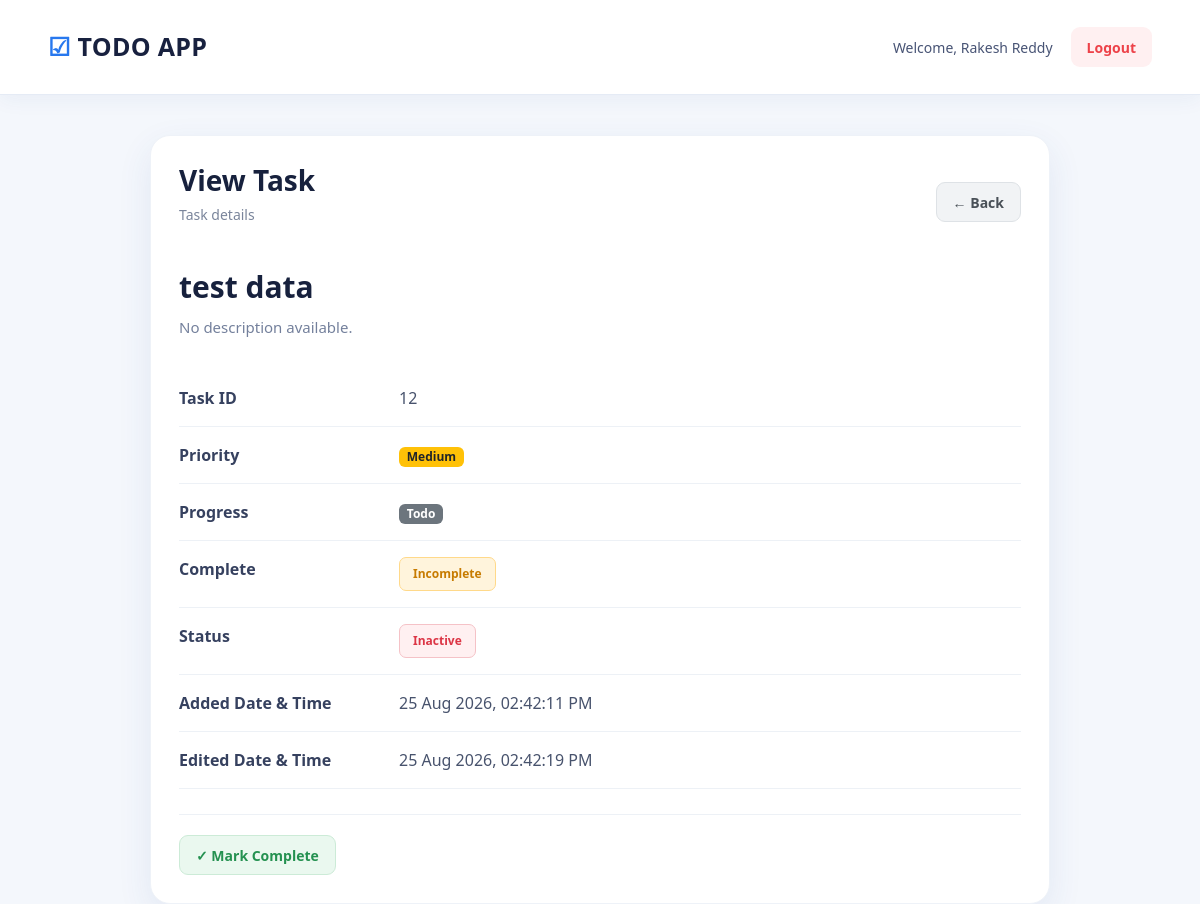
/task/view.php?id=12 (signed in), run on the app's committed database.
### tables this page shows
CREATE TABLE `tasks` (
  `id` int(11) NOT NULL,
  `Task` varchar(255) NOT NULL,
  `Description` text DEFAULT NULL,
  `status` tinyint(4) NOT NULL DEFAULT 1,
  `is_completed` tinyint(1) NOT NULL DEFAULT 0,
  `priority` enum('High','Medium','Low') NOT NULL DEFAULT 'Medium',
  `progress` enum('Todo','In Progress','Review','Done') NOT NULL DEFAULT 'Todo',
  `addedDate` timestamp NOT NULL DEFAULT current_timestamp(),
  `editedDate` timestamp NOT NULL DEFAULT current_timestamp() ON UPDATE current_timestamp()
);

### task/view.php (the view, shortened to what this page needs)
<?php
require_once __DIR__ . "/../config/database.php";
$id = (int)($_GET["id"] ?? 0);
$sql = "
    SELECT
        id,
        task,
        description,
        status,
        priority,
        progress,
        is_completed,
        addedDate,
        editedDate
    FROM tasks
    WHERE id = ?
    LIMIT 1
";
$stmt = mysqli_prepare($conn, $sql);
mysqli_stmt_bind_param($stmt, "i", $id);
if (!mysqli_stmt_execute($stmt)) {
    die(
        "Database Error: " .
        htmlspecialchars(mysqli_stmt_error($stmt))
    );
}
$result = mysqli_stmt_get_result($stmt);
$task = mysqli_fetch_assoc($result);
function getPriorityClass($priority)
{
    switch ($priority) {
        case "Medium":
            return "bg-warning text-dark";
    }
}
function getProgressClass($progress)
{
    switch ($progress) {
        case "Todo":
            return "bg-secondary";
    }
}
?>
<!DOCTYPE html>
<html lang="en">
<head>
    <link
        href="https://cdn.jsdelivr.net/npm/bootstrap@5.3.3/dist/css/bootstrap.min.css"
        rel="stylesheet"
    >
    <link
        rel="stylesheet"
        href="../assets/style.css"
    >
</head>
<body>
<nav class="navbar">
    <div class="nav-container">
        <div class="logo">
            ☑ TODO APP
        </div>
        <div class="user-section">
            <span>
                Welcome,
                <?php
                echo htmlspecialchars(
                    $_SESSION["user_name"] ?? ""
                );
                ?>
            </span>
            <a
                href="../auth/logout.php"
                class="btn btn-delete"
            >
                Logout
            </a>
        </div>
    </div>
</nav>
<main class="container">
    <div class="card view-card">
        <div class="header-section">
            <div>
                <h1 class="title">
                    View Task
                </h1>
                <p>
                    Task details
                </p>
            </div>
            <a
                href="index.php"
                class="task-btn btn-back"
            >
                ← Back
            </a>
        </div>
        <h2 class="task-title">
            <?php
            echo htmlspecialchars(
                $task["task"] ?? ""
            );
            ?>
        </h2>
        <div class="task-description">
            <?php
            if (!empty($task["description"])) {
                echo nl2br(
                    htmlspecialchars(
                        $task["description"]
                    )
                );
            } else {
                echo "No description available.";
            }
            ?>
        </div>
        <div class="detail-row">
            <div class="detail-label">
                Task ID
            </div>
            <div class="detail-value">
                <?php
                echo (int)$task["id"];
                ?>
            </div>
        </div>
        <div class="detail-row">
            <div class="detail-label">
                Priority
            </div>
            <div class="detail-value">
                <span
                    class="badge <?php echo getPriorityClass($task["priority"]); ?>"
                >
                    <?php
                    echo htmlspecialchars(
                        $task["priority"]
                    );
                    ?>
                </span>
            </div>
        </div>
        <div class="detail-row">
            <div class="detail-label">
                Progress
            </div>
            <div class="detail-value">
                <span
                    class="badge <?php echo getProgressClass($task["progress"]); ?>"
                >
                    <?php
                    echo htmlspecialchars(
                        $task["progress"]
                    );
                    ?>
                </span>
            </div>
        </div>
        <div class="detail-row">
            <div class="detail-label">
                Complete
            </div>
            <div class="detail-value">
                <?php if ((int)$task["is_completed"] === 1): ?>
                    <span class="complete-status completed">
                        Complete
                    </span>
                <?php else: ?>
                    <span class="complete-status incomplete">
                        Incomplete
                    </span>
                <?php endif; ?>
            </div>
        </div>
        <div class="detail-row">
            <div class="detail-label">
                Status
            </div>
            <div class="detail-value">
                <?php if ((int)$task["status"] === 1): ?>
                    <span class="status-active">
                        Active
                    </span>
                <?php else: ?>
                    <span class="status-inactive">
                        Inactive
                    </span>
                <?php endif; ?>
            </div>
        </div>
        <div class="detail-row">
            <div class="detail-label">
                Added Date & Time
            </div>
            <div class="detail-value">
                <?php
                if (!empty($task["addedDate"])) {
                    echo date(
                        "d M Y, h:i:s A",
                        strtotime($task["addedDate"])
                    );
                } else {
                    echo "Not Available";
                }
                ?>
            </div>
        </div>
        <div class="detail-row">
            <div class="detail-label">
                Edited Date & Time
            </div>
            <div class="detail-value">
                <?php
                if (!empty($task["editedDate"])) {
                    echo date(
                        "d M Y, h:i:s A",
                        strtotime($task["editedDate"])
                    );
                } else {
                    echo "Not Available";
                }
                ?>
            </div>
        </div>
        <div class="task-actions">
            <?php if ((int)$task["is_completed"] === 1): ?>
                <a
                    href="toggle_complete.php?id=<?php echo (int)$task["id"]; ?>"
                    class="task-btn btn-incomplete"
                    onclick="return confirm('Mark this task as incomplete?');"
                >
                    ↩ Mark Incomplete
                </a>
            <?php else: ?>
                <a
                    href="toggle_complete.php?id=<?php echo (int)$task["id"]; ?>"
                    class="task-btn btn-complete"
                    onclick="return confirm('Mark this task as completed?');"
                >
                    ✓ Mark Complete
                </a>
            <?php endif; ?>
        </div>
    </div>
</main>
</body>
</html>

### assets/style.css (style rules this page uses)
* { margin: 0; padding: 0; box-sizing: border-box; }
body { font-family: "Segoe UI", Arial, sans-serif; background: #f4f7fc; color: #17213d; min-height: 100vh; }
a { text-decoration: none; }
.container { width: 92%; max-width: 1250px; margin: 40px auto; }
.navbar { width: 100%; background: rgba(255, 255, 255, 0.96); border-bottom: 1px solid #e5ebf5; box-shadow: 0 4px 20px rgba(35, 75, 140, 0.06); }
.nav-container { width: 92%; max-width: 1250px; margin: auto; min-height: 78px; display: flex; align-items: center; justify-content: space-between; }
.logo { font-size: 25px; font-weight: 800; color: #18213f; letter-spacing: 0.3px; }
.logo::first-letter { color: #2878ee; }
.user-section { display: flex; align-items: center; gap: 18px; font-size: 14px; color: #485475; }
.card { background: #ffffff; border-radius: 20px; padding: 28px; box-shadow: 0 12px 35px rgba(40, 82, 150, 0.09); border: 1px solid #eef2f8; }
.btn { display: inline-flex; align-items: center; justify-content: center; border: none; border-radius: 9px; min-height: 40px; padding: 0 16px; font-size: 14px; font-weight: 600; cursor: pointer; transition: transform 0.2s ease, box-shadow 0.2s ease, background 0.2s ease; }
.btn-delete { background: #fff0f1; color: #ed4249; }
.btn-complete { background: #eaf8ef !important; color: #249150 !important; border: 1px solid #ccebd7 !important; font-weight: 600; }
.header-section { display: flex; align-items: center; justify-content: space-between; gap: 20px; margin-bottom: 28px; }
.title { font-size: 28px; font-weight: 750; color: #17213d; margin-bottom: 6px; }
.header-section p { color: #7a859b; font-size: 14px; }
.status-inactive { display: inline-flex !important; align-items: center; justify-content: center; padding: 7px 13px; border-radius: 7px; background-color: #fff0f1 !important; color: #dc3545 !important; border: 1px solid #f5c2c7 !important; font-size: 12px; font-weight: 700; opacity: 1 !important; }
html, body { height: 100%; }

### task/view.php (style rules this page uses)
.view-card { max-width: 900px; margin: 40px auto; }
.task-title { font-size: 30px; font-weight: 750; color: #17213d; margin-bottom: 10px; }
.task-description { color: #74809c; font-size: 15px; line-height: 1.7; margin-bottom: 30px; }
.detail-row { display: grid; grid-template-columns: 200px 1fr; gap: 20px; padding: 16px 0; border-bottom: 1px solid #edf1f6; }
.detail-label { font-weight: 700; color: #36415f; }
.detail-value { color: #48536d; }
.complete-status { display: inline-flex; align-items: center; justify-content: center; padding: 7px 13px; border-radius: 7px; font-size: 12px; font-weight: 700; white-space: nowrap; }
.complete-status.incomplete { background: #fff4dc; color: #c77b00; border: 1px solid #ffd98a; }
.task-actions { display: flex; flex-wrap: wrap; gap: 10px; margin-top: 25px; padding-top: 20px; border-top: 1px solid #edf1f6; }
.task-btn { display: inline-flex; align-items: center; justify-content: center; min-height: 40px; padding: 0 16px; border-radius: 9px; font-size: 14px; font-weight: 600; text-decoration: none; transition: all 0.2s ease; }
.btn-complete { background: #eaf8ef; color: #249150; border: 1px solid #ccebd7; }
.btn-back { background: #f1f3f5; color: #495057; border: 1px solid #dee2e6; }

### data on the page
tasks: Task "test data", id "12", priority "Medium", progress "Todo", addedDate "25 Aug 2026, 02:42:11 PM", editedDate "25 Aug 2026, 02:42:19 PM"

### other printed values
$_SESSION["user_name"] "Rakesh Reddy"
